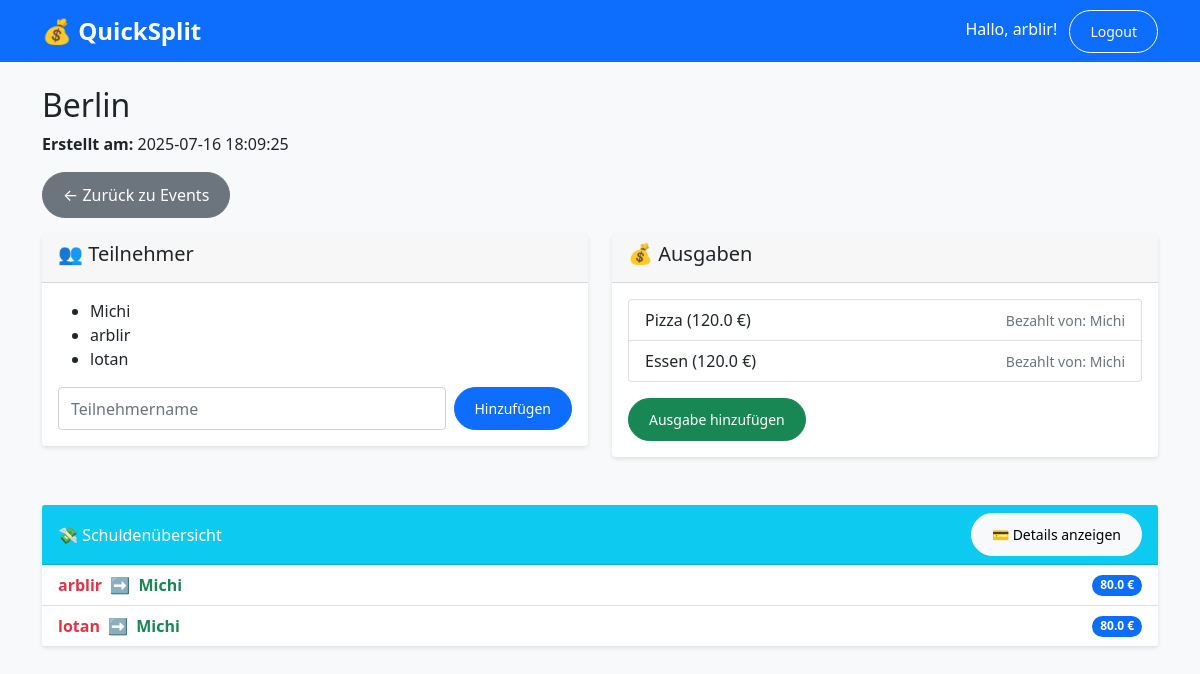
Screenshot of /events/2 (signed in) with the database file from the repository.
### tables this page shows
CREATE TABLE participants (
        id INTEGER PRIMARY KEY AUTOINCREMENT,
        name TEXT NOT NULL,
        event_id INTEGER NOT NULL,
        FOREIGN KEY (event_id) REFERENCES events(id)
    );

CREATE TABLE events (
            id INTEGER PRIMARY KEY AUTOINCREMENT,
            name TEXT NOT NULL,
            owner_id INTEGER,
            created_at TIMESTAMP DEFAULT CURRENT_TIMESTAMP,
            FOREIGN KEY (owner_id) REFERENCES users(id)
        );

CREATE TABLE expenses (
            id INTEGER PRIMARY KEY AUTOINCREMENT,
            title TEXT NOT NULL,
            amount REAL NOT NULL,
            date DATE DEFAULT CURRENT_DATE,
            payer_id INTEGER NOT NULL,
            event_id INTEGER NOT NULL,
            FOREIGN KEY (payer_id) REFERENCES users(id),
            FOREIGN KEY (event_id) REFERENCES events(id)
        );

### WEBAPP/routes/events.py (the view)
@events_bp.route('/<int:event_id>')
def show_event(event_id):
    if 'user_id' not in session:
        return redirect(url_for('auth.login'))
    conn = get_db_connection()
    event = conn.execute('SELECT * FROM events WHERE id = ?', (event_id,)).fetchone()
    if event is None:
        conn.close()
        return "Event nicht gefunden", 404
    participants = conn.execute('''
        SELECT * FROM participants WHERE event_id = ? ORDER BY name
    ''', (event_id,)).fetchall()
    expenses = conn.execute('''
        SELECT e.*, p.name AS payer_name
        FROM expenses e
        JOIN participants p ON e.payer_id = p.id
        WHERE e.event_id = ?
        ORDER BY e.date DESC
    ''', (event_id,)).fetchall()
    balances = {p['id']: 0.0 for p in participants}
    id_to_name = {p['id']: p['name'] for p in participants}
    rows = conn.execute('''
        SELECT e.id AS expense_id, e.payer_id, ep.user_id, ep.amount_owed
        FROM expenses e
        JOIN expense_participants ep ON e.id = ep.expense_id
        WHERE e.event_id = ? AND ep.paid = 0
    ''', (event_id,)).fetchall()
    for row in rows:
        balances[row['payer_id']] -= row['amount_owed']
        balances[row['user_id']] += row['amount_owed']
    debtors = sorted([(uid, amt) for uid, amt in balances.items() if amt > 0], key=lambda x: x[1])
    creditors = sorted([(uid, -amt) for uid, amt in balances.items() if amt < 0], key=lambda x: x[1])
    summary = []
    i, j = 0, 0
    while i < len(debtors) and j < len(creditors):
        debtor_id, debt_amt = debtors[i]
        creditor_id, credit_amt = creditors[j]
        amount = min(debt_amt, credit_amt)
        summary.append({
            'from': id_to_name[debtor_id],
            'to': id_to_name[creditor_id],
            'amount': round(amount, 2)
        })
        debtors[i] = (debtor_id, debt_amt - amount)
        creditors[j] = (creditor_id, credit_amt - amount)
        if debtors[i][1] == 0:
            i += 1
        if creditors[j][1] == 0:
            j += 1
    conn.close()
    return render_template(
        'events/show.html',
        event=event,
        participants=participants,
        expenses=expenses,
        summary=summary
    )

### WEBAPP/database.py (called while the page is built)
def get_db_connection():
    conn = sqlite3.connect(DATABASE)
    conn.row_factory = sqlite3.Row
    return conn

### WEBAPP/templates/events/show.html (shortened to what this page needs)
{% extends "base.html" %}
{% block content %}
<h2>{{ event.name }}</h2>
<p><strong>Erstellt am:</strong> {{ event.created_at }}</p>
<a href="{{ url_for('events.list_events') }}" class="btn btn-secondary mb-3">← Zurück zu Events</a>
<div class="row">
  <div class="col-lg-6 col-md-12">
    <div class="card mb-4">
      <div class="card-header"><h5>👥 Teilnehmer</h5></div>
      <div class="card-body">
      {% if participants %}
        <ul>
          {% for person in participants %}
            <li>{{ person.name }}</li>
          {% endfor %}
        </ul>
      {% else %}
        <p>Keine Teilnehmer vorhanden.</p>
      {% endif %}
      <form method="POST" action="{{ url_for('events.add_participant', event_id=event.id) }}" class="d-flex">
        <input type="text" name="name" placeholder="Teilnehmername" class="form-control me-2" required>
        <button type="submit" class="btn btn-primary btn-sm">Hinzufügen</button>
      </form>
      </div>
    </div>
  </div>
  <div class="col-lg-6 col-md-12">
    <div class="card mb-4">
      <div class="card-header"><h5>💰 Ausgaben</h5></div>
      <div class="card-body">
        {% if expenses %}
          <ul class="list-group mb-3">
            {% for expense in expenses %}
              <li class="list-group-item d-flex justify-content-between align-items-center">
                {{ expense.title }} ({{ expense.amount }} €)
                <small class="text-muted">Bezahlt von: {{ expense.payer_name }}</small>
              </li>
            {% endfor %}
          </ul>
        {% else %}
          <p>Noch keine Ausgaben.</p>
        {% endif %}
        <a href="{{ url_for('events.add_expense', event_id=event.id) }}" class="btn btn-success btn-sm">Ausgabe hinzufügen</a>
      </div>
    </div>
  </div>
</div>
{% if summary %}
  <div class="card mt-4 border-info">
    <div class="card-header bg-info text-white d-flex justify-content-between align-items-center">
      <span>💸 Schuldenübersicht</span>
      <a href="{{ url_for('expenses.summary', event_id=event.id) }}" class="btn btn-light btn-sm">
        💳 Details anzeigen
      </a>
    </div>
    <ul class="list-group list-group-flush">
      {% for tx in summary %}
        <li class="list-group-item d-flex justify-content-between align-items-center">
          <div>
            <strong class="text-danger">{{ tx.from }}</strong>
            <span class="mx-1">➡️</span>
            <strong class="text-success">{{ tx.to }}</strong>
          </div>
          <span class="badge bg-primary rounded-pill">{{ tx.amount }} €</span>
        </li>
      {% endfor %}
    </ul>
  </div>
{% else %}
  <div class="alert alert-success mt-4">
    ✅ Alles ausgeglichen! Keine offenen Schulden in diesem Event.
  </div>
{% endif %}
{% endblock %}

### WEBAPP/templates/base.html (shortened to what this page needs)
<!DOCTYPE html>
<html lang="de">
<head>
    <link href="https://cdn.jsdelivr.net/npm/bootstrap@5.1.3/dist/css/bootstrap.min.css" rel="stylesheet">
    <link rel="stylesheet" href="{{ url_for('static', filename='style.css') }}">
</head>
<body>
        <nav class="navbar navbar-expand-lg navbar-dark bg-primary">
            <div class="container">
                <a class="navbar-brand" href="{{ url_for('index') }}">💰 QuickSplit</a>
                <div class="ms-auto">
                    {% if session.get('user_id') %}
                        <span class="navbar-text me-2 text-white">
                            Hallo, {{ session.get('user_name') }}!
                        </span>
                        <a href="{{ url_for('auth.logout') }}" class="btn btn-outline-light btn-sm">Logout</a>
                    {% endif %}
                </div>
            </div>
        </nav>
    <div class="container mt-4">
        {% block content %}{% endblock %}
    </div>
</body>
</html>

### WEBAPP/static/style.css (style rules this page uses)
body { background-color: #f8f9fa; }
.navbar-brand { font-weight: bold; font-size: 1.5rem; }
.card { transition: transform 0.2s; border: none; box-shadow: 0 2px 4px rgba(0,0,0,0.1); }
.btn { border-radius: 25px; padding: 10px 20px; }

### rows the page displays
participants: get "arblir", name "arblir", from "arblir"
events: name "Berlin", created_at "2025-07-16 18:09:25"
participants: name "Michi", to "Michi" "Michi"
participants: name "lotan", from "lotan"
expenses: title "Pizza", amount "120.0", payer_name "Michi"
expenses: title "Essen", amount "120.0", payer_name "Michi"

### other values shown
{{ tx.amount }} "80.0" "80.0"
